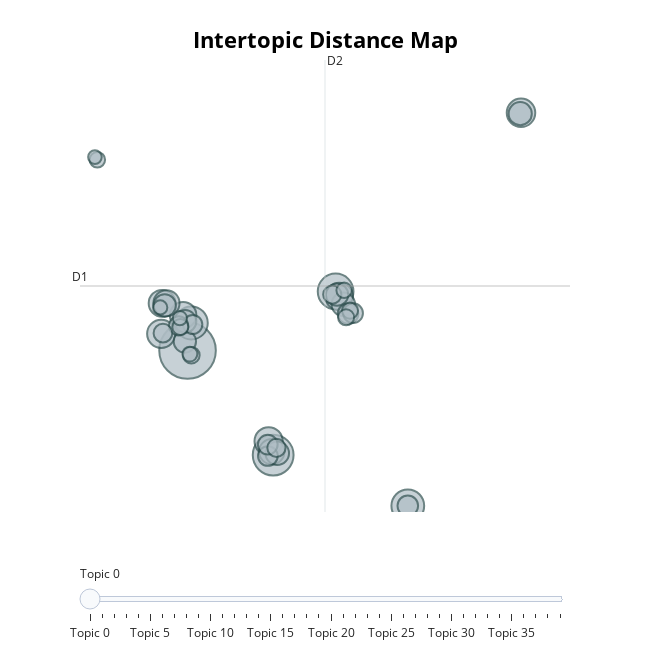

Notebook cell for this chart:
### Code cell
topic_model.visualize_topics()

### Figure 1 — Plotly figure (JSON) as saved in the notebook; plotly's stock layout.template omitted (floating-point values rounded to 4 significant figures)
{"data": [{"customdata": [[0, "molecules | space | of | was | the", 173], [1, "computation | of | to | computational | do", 90], [2, "arms | snowflake | grow | snowflakes | it", 69], [3, "experience | we | of | universe | that", 59], [4, "language | word | grammar | that | its", 58], [5, "right | yeah | yes | well | looks", 44], [6, "ai | ais | systems | the | more", 43], [7, "gpt | chat | chatgpt | on | what", 43], [8, "interesting | didnt | know | dont | thats", 41], [9, "math | two | plus | mathematics | simplification", 39], [10, "things | we | of | know | world", 38], [11, "logic | description | formal | aristotle | of", 37], [12, "irreducibility | computational | reducibility | of | pockets", 35], [13, "computers | computer | automation | it | tower", 30], [14, "thats | thing | its | kind | same", 30], [15, "yeah | yes | daisy | okay | wow", 29], [16, "science | natural | world | nature | the", 27], [17, "neural | net | nets | distinctions | neurons", 27], [18, "lex | slash | check | podcast | support", 27], [19, "rules | rule | 30 | laws | set", 27], [20, "happen | nobody | plausible | coming | but", 23], [21, "large | language | models | model | can", 23], [22, "universities | science | departments | computer | department", 21], [23, "code | bug | read | fix | problems", 21], [24, "language | computational | natural | into | which", 21], [25, "cat | sat | cats | we | will", 20], [26, "model | modeling | captures | actual | examples", 20], [27, "intelligence | apex | intelligences | be | collective", 19], [28, "chocolate | candy | preferences | pieces | eat", 18], [29, "wolfram | alpha | stephen | queries | integration", 18], [30, "place | motion | ahead | jump | go", 15], [31, "llm | llms | phishing | security | mechanisms", 14], [32, "humans | theyre | us | outskirts | resources", 14], [33, "four | we | go | great | turn", 14], [34, "observer | observers | general | is | key", 13], [35, "years | now | ago | 40 | been", 13], [36, "cellular | automata | cell | great | cells", 12], [37, "truth | writing | facts | im | somebody", 11], [38, "loop | want | human | picking | feedback", 11], [39, "computationally | bounded | observer | coarse | boundedness", 10]], "hovertemplate": "<b>Topic %{customdata[0]}</b><br>%{customdata[1]}<br>Size: %{customdata[2]}", "legendgroup": "", "marker": {"color": "#B0BEC5", "line": {"color": "DarkSlateGrey", "width": 2}, "size": [173, 90, 69, 59, 58, 44, 43, 43, 41, 39, 38, 37, 35, 30, 30, 29, 27, 27, 27, 27, 23, 23, 21, 21, 21, 20, 20, 19, 18, 18, 15, 14, 14, 14, 13, 13, 12, 11, 11, 10], "sizemode": "area", "sizeref": 0.1081, "symbol": "circle"}, "mode": "markers", "name": "", "orientation": "v", "showlegend": false, "type": "scatter", "x": [-0.44, 5.092, 9.127, -0.2007, 13.79, 21.1, -2.141, 4.797, 9.362, -2.083, -0.7266, -1.802, 5.004, 5.355, 9.622, 21.05, -0.6139, -0.5922, 9.221, -1.915, 9.929, 13.79, 4.75, 10.26, 4.744, -0.1057, -1.016, -2.028, 8.91, 5.304, -0.196, 10.06, -0.9048, 9.804, -6.268, 9.678, -0.2891, -2.206, -0.9359, -6.424], "xaxis": "x", "y": [6.872, 0.5983, 10.42, 8.528, -2.452, 21.14, 7.874, 1.428, 10.11, 9.706, 8.995, 9.71, 0.8041, 0.7098, 9.651, 21.09, 7.414, 8.628, 10.23, 9.577, 9.079, -2.452, 0.5418, 9.114, 1.225, 8.435, 8.355, 7.915, 10.23, 1.032, 6.591, 9.265, 8.286, 8.866, 18.33, 10.49, 6.659, 9.456, 8.816, 18.48], "yaxis": "y"}], "layout": {"annotations": [{"showarrow": false, "text": "D1", "x": -7.388, "y": 10.75, "yshift": 10}, {"showarrow": false, "text": "D2", "x": 8.441, "xshift": 10, "y": 24.31}], "height": 650, "hoverlabel": {"bgcolor": "white", "font": {"family": "Rockwell", "size": 16}}, "legend": {"itemsizing": "constant", "tracegroupgap": 0}, "margin": {"t": 60}, "shapes": [{"line": {"color": "#CFD8DC", "width": 2}, "type": "line", "x0": 8.441, "x1": 8.441, "y0": -2.82, "y1": 24.31}, {"line": {"color": "#9E9E9E", "width": 2}, "type": "line", "x0": -7.388, "x1": 24.27, "y0": 10.75, "y1": 10.75}], "sliders": [{"active": 0, "pad": {"t": 50}, "steps": [{"args": [{"marker.color": [["red", "#B0BEC5", "#B0BEC5", "#B0BEC5", "#B0BEC5", "#B0BEC5", "#B0BEC5", "#B0BEC5", "#B0BEC5", "#B0BEC5", "#B0BEC5", "#B0BEC5", "#B0BEC5", "#B0BEC5", "#B0BEC5", "#B0BEC5", "#B0BEC5", "#B0BEC5", "#B0BEC5", "#B0BEC5", "#B0BEC5", "#B0BEC5", "#B0BEC5", "#B0BEC5", "#B0BEC5", "#B0BEC5", "#B0BEC5", "#B0BEC5", "#B0BEC5", "#B0BEC5", "#B0BEC5", "#B0BEC5", "#B0BEC5", "#B0BEC5", "#B0BEC5", "#B0BEC5", "#B0BEC5", "#B0BEC5", "#B0BEC5", "#B0BEC5"]]}], "label": "Topic 0", "method": "update"}, {"args": [{"marker.color": [["#B0BEC5", "red", "#B0BEC5", "#B0BEC5", "#B0BEC5", "#B0BEC5", "#B0BEC5", "#B0BEC5", "#B0BEC5", "#B0BEC5", "#B0BEC5", "#B0BEC5", "#B0BEC5", "#B0BEC5", "#B0BEC5", "#B0BEC5", "#B0BEC5", "#B0BEC5", "#B0BEC5", "#B0BEC5", "#B0BEC5", "#B0BEC5", "#B0BEC5", "#B0BEC5", "#B0BEC5", "#B0BEC5", "#B0BEC5", "#B0BEC5", "#B0BEC5", "#B0BEC5", "#B0BEC5", "#B0BEC5", "#B0BEC5", "#B0BEC5", "#B0BEC5", "#B0BEC5", "#B0BEC5", "#B0BEC5", "#B0BEC5", "#B0BEC5"]]}], "label": "Topic 1", "method": "update"}, {"args": [{"marker.color": [["#B0BEC5", "#B0BEC5", "red", "#B0BEC5", "#B0BEC5", "#B0BEC5", "#B0BEC5", "#B0BEC5", "#B0BEC5", "#B0BEC5", "#B0BEC5", "#B0BEC5", "#B0BEC5", "#B0BEC5", "#B0BEC5", "#B0BEC5", "#B0BEC5", "#B0BEC5", "#B0BEC5", "#B0BEC5", "#B0BEC5", "#B0BEC5", "#B0BEC5", "#B0BEC5", "#B0BEC5", "#B0BEC5", "#B0BEC5", "#B0BEC5", "#B0BEC5", "#B0BEC5", "#B0BEC5", "#B0BEC5", "#B0BEC5", "#B0BEC5", "#B0BEC5", "#B0BEC5", "#B0BEC5", "#B0BEC5", "#B0BEC5", "#B0BEC5"]]}], "label": "Topic 2", "method": "update"}, {"args": [{"marker.color": [["#B0BEC5", "#B0BEC5", "#B0BEC5", "red", "#B0BEC5", "#B0BEC5", "#B0BEC5", "#B0BEC5", "#B0BEC5", "#B0BEC5", "#B0BEC5", "#B0BEC5", "#B0BEC5", "#B0BEC5", "#B0BEC5", "#B0BEC5", "#B0BEC5", "#B0BEC5", "#B0BEC5", "#B0BEC5", "#B0BEC5", "#B0BEC5", "#B0BEC5", "#B0BEC5", "#B0BEC5", "#B0BEC5", "#B0BEC5", "#B0BEC5", "#B0BEC5", "#B0BEC5", "#B0BEC5", "#B0BEC5", "#B0BEC5", "#B0BEC5", "#B0BEC5", "#B0BEC5", "#B0BEC5", "#B0BEC5", "#B0BEC5", "#B0BEC5"]]}], "label": "Topic 3", "method": "update"}, {"args": [{"marker.color": [["#B0BEC5", "#B0BEC5", "#B0BEC5", "#B0BEC5", "red", "#B0BEC5", "#B0BEC5", "#B0BEC5", "#B0BEC5", "#B0BEC5", "#B0BEC5", "#B0BEC5", "#B0BEC5", "#B0BEC5", "#B0BEC5", "#B0BEC5", "#B0BEC5", "#B0BEC5", "#B0BEC5", "#B0BEC5", "#B0BEC5", "#B0BEC5", "#B0BEC5", "#B0BEC5", "#B0BEC5", "#B0BEC5", "#B0BEC5", "#B0BEC5", "#B0BEC5", "#B0BEC5", "#B0BEC5", "#B0BEC5", "#B0BEC5", "#B0BEC5", "#B0BEC5", "#B0BEC5", "#B0BEC5", "#B0BEC5", "#B0BEC5", "#B0BEC5"]]}], "label": "Topic 4", "method": "update"}, {"args": [{"marker.color": [["#B0BEC5", "#B0BEC5", "#B0BEC5", "#B0BEC5", "#B0BEC5", "red", "#B0BEC5", "#B0BEC5", "#B0BEC5", "#B0BEC5", "#B0BEC5", "#B0BEC5", "#B0BEC5", "#B0BEC5", "#B0BEC5", "#B0BEC5", "#B0BEC5", "#B0BEC5", "#B0BEC5", "#B0BEC5", "#B0BEC5", "#B0BEC5", "#B0BEC5", "#B0BEC5", "#B0BEC5", "#B0BEC5", "#B0BEC5", "#B0BEC5", "#B0BEC5", "#B0BEC5", "#B0BEC5", "#B0BEC5", "#B0BEC5", "#B0BEC5", "#B0BEC5", "#B0BEC5", "#B0BEC5", "#B0BEC5", "#B0BEC5", "#B0BEC5"]]}], "label": "Topic 5", "method": "update"}, {"args": [{"marker.color": [["#B0BEC5", "#B0BEC5", "#B0BEC5", "#B0BEC5", "#B0BEC5", "#B0BEC5", "red", "#B0BEC5", "#B0BEC5", "#B0BEC5", "#B0BEC5", "#B0BEC5", "#B0BEC5", "#B0BEC5", "#B0BEC5", "#B0BEC5", "#B0BEC5", "#B0BEC5", "#B0BEC5", "#B0BEC5", "#B0BEC5", "#B0BEC5", "#B0BEC5", "#B0BEC5", "#B0BEC5", "#B0BEC5", "#B0BEC5", "#B0BEC5", "#B0BEC5", "#B0BEC5", "#B0BEC5", "#B0BEC5", "#B0BEC5", "#B0BEC5", "#B0BEC5", "#B0BEC5", "#B0BEC5", "#B0BEC5", "#B0BEC5", "#B0BEC5"]]}], "label": "Topic 6", "method": "update"}, {"args": [{"marker.color": [["#B0BEC5", "#B0BEC5", "#B0BEC5", "#B0BEC5", "#B0BEC5", "#B0BEC5", "#B0BEC5", "red", "#B0BEC5", "#B0BEC5", "#B0BEC5", "#B0BEC5", "#B0BEC5", "#B0BEC5", "#B0BEC5", "#B0BEC5", "#B0BEC5", "#B0BEC5", "#B0BEC5", "#B0BEC5", "#B0BEC5", "#B0BEC5", "#B0BEC5", "#B0BEC5", "#B0BEC5", "#B0BEC5", "#B0BEC5", "#B0BEC5", "#B0BEC5", "#B0BEC5", "#B0BEC5", "#B0BEC5", "#B0BEC5", "#B0BEC5", "#B0BEC5", "#B0BEC5", "#B0BEC5", "#B0BEC5", "#B0BEC5", "#B0BEC5"]]}], "label": "Topic 7", "method": "update"}, {"args": [{"marker.color": [["#B0BEC5", "#B0BEC5", "#B0BEC5", "#B0BEC5", "#B0BEC5", "#B0BEC5", "#B0BEC5", "#B0BEC5", "red", "#B0BEC5", "#B0BEC5", "#B0BEC5", "#B0BEC5", "#B0BEC5", "#B0BEC5", "#B0BEC5", "#B0BEC5", "#B0BEC5", "#B0BEC5", "#B0BEC5", "#B0BEC5", "#B0BEC5", "#B0BEC5", "#B0BEC5", "#B0BEC5", "#B0BEC5", "#B0BEC5", "#B0BEC5", "#B0BEC5", "#B0BEC5", "#B0BEC5", "#B0BEC5", "#B0BEC5", "#B0BEC5", "#B0BEC5", "#B0BEC5", "#B0BEC5", "#B0BEC5", "#B0BEC5", "#B0BEC5"]]}], "label": "Topic 8", "method": "update"}, {"args": [{"marker.color": [["#B0BEC5", "#B0BEC5", "#B0BEC5", "#B0BEC5", "#B0BEC5", "#B0BEC5", "#B0BEC5", "#B0BEC5", "#B0BEC5", "red", "#B0BEC5", "#B0BEC5", "#B0BEC5", "#B0BEC5", "#B0BEC5", "#B0BEC5", "#B0BEC5", "#B0BEC5", "#B0BEC5", "#B0BEC5", "#B0BEC5", "#B0BEC5", "#B0BEC5", "#B0BEC5", "#B0BEC5", "#B0BEC5", "#B0BEC5", "#B0BEC5", "#B0BEC5", "#B0BEC5", "#B0BEC5", "#B0BEC5", "#B0BEC5", "#B0BEC5", "#B0BEC5", "#B0BEC5", "#B0BEC5", "#B0BEC5", "#B0BEC5", "#B0BEC5"]]}], "label": "Topic 9", "method": "update"}, {"args": [{"marker.color": [["#B0BEC5", "#B0BEC5", "#B0BEC5", "#B0BEC5", "#B0BEC5", "#B0BEC5", "#B0BEC5", "#B0BEC5", "#B0BEC5", "#B0BEC5", "red", "#B0BEC5", "#B0BEC5", "#B0BEC5", "#B0BEC5", "#B0BEC5", "#B0BEC5", "#B0BEC5", "#B0BEC5", "#B0BEC5", "#B0BEC5", "#B0BEC5", "#B0BEC5", "#B0BEC5", "#B0BEC5", "#B0BEC5", "#B0BEC5", "#B0BEC5", "#B0BEC5", "#B0BEC5", "#B0BEC5", "#B0BEC5", "#B0BEC5", "#B0BEC5", "#B0BEC5", "#B0BEC5", "#B0BEC5", "#B0BEC5", "#B0BEC5", "#B0BEC5"]]}], "label": "Topic 10", "method": "update"}, {"args": [{"marker.color": [["#B0BEC5", "#B0BEC5", "#B0BEC5", "#B0BEC5", "#B0BEC5", "#B0BEC5", "#B0BEC5", "#B0BEC5", "#B0BEC5", "#B0BEC5", "#B0BEC5", "red", "#B0BEC5", "#B0BEC5", "#B0BEC5", "#B0BEC5", "#B0BEC5", "#B0BEC5", "#B0BEC5", "#B0BEC5", "#B0BEC5", "#B0BEC5", "#B0BEC5", "#B0BEC5", "#B0BEC5", "#B0BEC5", "#B0BEC5", "#B0BEC5", "#B0BEC5", "#B0BEC5", "#B0BEC5", "#B0BEC5", "#B0BEC5", "#B0BEC5", "#B0BEC5", "#B0BEC5", "#B0BEC5", "#B0BEC5", "#B0BEC5", "#B0BEC5"]]}], "label": "Topic 11", "method": "update"}, {"args": [{"marker.color": [["#B0BEC5", "#B0BEC5", "#B0BEC5", "#B0BEC5", "#B0BEC5", "#B0BEC5", "#B0BEC5", "#B0BEC5", "#B0BEC5", "#B0BEC5", "#B0BEC5", "#B0BEC5", "red", "#B0BEC5", "#B0BEC5", "#B0BEC5", "#B0BEC5", "#B0BEC5", "#B0BEC5", "#B0BEC5", "#B0BEC5", "#B0BEC5", "#B0BEC5", "#B0BEC5", "#B0BEC5", "#B0BEC5", "#B0BEC5", "#B0BEC5", "#B0BEC5", "#B0BEC5", "#B0BEC5", "#B0BEC5", "#B0BEC5", "#B0BEC5", "#B0BEC5", "#B0BEC5", "#B0BEC5", "#B0BEC5", "#B0BEC5", "#B0BEC5"]]}], "label": "Topic 12", "method": "update"}, {"args": [{"marker.color": [["#B0BEC5", "#B0BEC5", "#B0BEC5", "#B0BEC5", "#B0BEC5", "#B0BEC5", "#B0BEC5", "#B0BEC5", "#B0BEC5", "#B0BEC5", "#B0BEC5", "#B0BEC5", "#B0BEC5", "red", "#B0BEC5", "#B0BEC5", "#B0BEC5", "#B0BEC5", "#B0BEC5", "#B0BEC5", "#B0BEC5", "#B0BEC5", "#B0BEC5", "#B0BEC5", "#B0BEC5", "#B0BEC5", "#B0BEC5", "#B0BEC5", "#B0BEC5", "#B0BEC5", "#B0BEC5", "#B0BEC5", "#B0BEC5", "#B0BEC5", "#B0BEC5", "#B0BEC5", "#B0BEC5", "#B0BEC5", "#B0BEC5", "#B0BEC5"]]}], "label": "Topic 13", "method": "update"}, {"args": [{"marker.color": [["#B0BEC5", "#B0BEC5", "#B0BEC5", "#B0BEC5", "#B0BEC5", "#B0BEC5", "#B0BEC5", "#B0BEC5", "#B0BEC5", "#B0BEC5", "#B0BEC5", "#B0BEC5", "#B0BEC5", "#B0BEC5", "red", "#B0BEC5", "#B0BEC5", "#B0BEC5", "#B0BEC5", "#B0BEC5", "#B0BEC5", "#B0BEC5", "#B0BEC5", "#B0BEC5", "#B0BEC5", "#B0BEC5", "#B0BEC5", "#B0BEC5", "#B0BEC5", "#B0BEC5", "#B0BEC5", "#B0BEC5", "#B0BEC5", "#B0BEC5", "#B0BEC5", "#B0BEC5", "#B0BEC5", "#B0BEC5", "#B0BEC5", "#B0BEC5"]]}], "label": "Topic 14", "method": "update"}, {"args": [{"marker.color": [["#B0BEC5", "#B0BEC5", "#B0BEC5", "#B0BEC5", "#B0BEC5", "#B0BEC5", "#B0BEC5", "#B0BEC5", "#B0BEC5", "#B0BEC5", "#B0BEC5", "#B0BEC5", "#B0BEC5", "#B0BEC5", "#B0BEC5", "red", "#B0BEC5", "#B0BEC5", "#B0BEC5", "#B0BEC5", "#B0BEC5", "#B0BEC5", "#B0BEC5", "#B0BEC5", "#B0BEC5", "#B0BEC5", "#B0BEC5", "#B0BEC5", "#B0BEC5", "#B0BEC5", "#B0BEC5", "#B0BEC5", "#B0BEC5", "#B0BEC5", "#B0BEC5", "#B0BEC5", "#B0BEC5", "#B0BEC5", "#B0BEC5", "#B0BEC5"]]}], "label": "Topic 15", "method": "update"}, {"args": [{"marker.color": [["#B0BEC5", "#B0BEC5", "#B0BEC5", "#B0BEC5", "#B0BEC5", "#B0BEC5", "#B0BEC5", "#B0BEC5", "#B0BEC5", "#B0BEC5", "#B0BEC5", "#B0BEC5", "#B0BEC5", "#B0BEC5", "#B0BEC5", "#B0BEC5", "red", "#B0BEC5", "#B0BEC5", "#B0BEC5", "#B0BEC5", "#B0BEC5", "#B0BEC5", "#B0BEC5", "#B0BEC5", "#B0BEC5", "#B0BEC5", "#B0BEC5", "#B0BEC5", "#B0BEC5", "#B0BEC5", "#B0BEC5", "#B0BEC5", "#B0BEC5", "#B0BEC5", "#B0BEC5", "#B0BEC5", "#B0BEC5", "#B0BEC5", "#B0BEC5"]]}], "label": "Topic 16", "method": "update"}, {"args": [{"marker.color": [["#B0BEC5", "#B0BEC5", "#B0BEC5", "#B0BEC5", "#B0BEC5", "#B0BEC5", "#B0BEC5", "#B0BEC5", "#B0BEC5", "#B0BEC5", "#B0BEC5", "#B0BEC5", "#B0BEC5", "#B0BEC5", "#B0BEC5", "#B0BEC5", "#B0BEC5", "red", "#B0BEC5", "#B0BEC5", "#B0BEC5", "#B0BEC5", "#B0BEC5", "#B0BEC5", "#B0BEC5", "#B0BEC5", "#B0BEC5", "#B0BEC5", "#B0BEC5", "#B0BEC5", "#B0BEC5", "#B0BEC5", "#B0BEC5", "#B0BEC5", "#B0BEC5", "#B0BEC5", "#B0BEC5", "#B0BEC5", "#B0BEC5", "#B0BEC5"]]}], "label": "Topic 17", "method": "update"}, {"args": [{"marker.color": [["#B0BEC5", "#B0BEC5", "#B0BEC5", "#B0BEC5", "#B0BEC5", "#B0BEC5", "#B0BEC5", "#B0BEC5", "#B0BEC5", "#B0BEC5", "#B0BEC5", "#B0BEC5", "#B0BEC5", "#B0BEC5", "#B0BEC5", "#B0BEC5", "#B0BEC5", "#B0BEC5", "red", "#B0BEC5", "#B0BEC5", "#B0BEC5", "#B0BEC5", "#B0BEC5", "#B0BEC5", "#B0BEC5", "#B0BEC5", "#B0BEC5", "#B0BEC5", "#B0BEC5", "#B0BEC5", "#B0BEC5", "#B0BEC5", "#B0BEC5", "#B0BEC5", "#B0BEC5", "#B0BEC5", "#B0BEC5", "#B0BEC5", "#B0BEC5"]]}], "label": "Topic 18", "method": "update"}, {"args": [{"marker.color": [["#B0BEC5", "#B0BEC5", "#B0BEC5", "#B0BEC5", "#B0BEC5", "#B0BEC5", "#B0BEC5", "#B0BEC5", "#B0BEC5", "#B0BEC5", "#B0BEC5", "#B0BEC5", "#B0BEC5", "#B0BEC5", "#B0BEC5", "#B0BEC5", "#B0BEC5", "#B0BEC5", "#B0BEC5", "red", "#B0BEC5", "#B0BEC5", "#B0BEC5", "#B0BEC5", "#B0BEC5", "#B0BEC5", "#B0BEC5", "#B0BEC5", "#B0BEC5", "#B0BEC5", "#B0BEC5", "#B0BEC5", "#B0BEC5", "#B0BEC5", "#B0BEC5", "#B0BEC5", "#B0BEC5", "#B0BEC5", "#B0BEC5", "#B0BEC5"]]}], "label": "Topic 19", "method": "update"}, {"args": [{"marker.color": [["#B0BEC5", "#B0BEC5", "#B0BEC5", "#B0BEC5", "#B0BEC5", "#B0BEC5", "#B0BEC5", "#B0BEC5", "#B0BEC5", "#B0BEC5", "#B0BEC5", "#B0BEC5", "#B0BEC5", "#B0BEC5", "#B0BEC5", "#B0BEC5", "#B0BEC5", "#B0BEC5", "#B0BEC5", "#B0BEC5", "red", "#B0BEC5", "#B0BEC5", "#B0BEC5", "#B0BEC5", "#B0BEC5", "#B0BEC5", "#B0BEC5", "#B0BEC5", "#B0BEC5", "#B0BEC5", "#B0BEC5", "#B0BEC5", "#B0BEC5", "#B0BEC5", "#B0BEC5", "#B0BEC5", "#B0BEC5", "#B0BEC5", "#B0BEC5"]]}], "label": "Topic 20", "method": "update"}, {"args": [{"marker.color": [["#B0BEC5", "#B0BEC5", "#B0BEC5", "#B0BEC5", "#B0BEC5", "#B0BEC5", "#B0BEC5", "#B0BEC5", "#B0BEC5", "#B0BEC5", "#B0BEC5", "#B0BEC5", "#B0BEC5", "#B0BEC5", "#B0BEC5", "#B0BEC5", "#B0BEC5", "#B0BEC5", "#B0BEC5", "#B0BEC5", "#B0BEC5", "red", "#B0BEC5", "#B0BEC5", "#B0BEC5", "#B0BEC5", "#B0BEC5", "#B0BEC5", "#B0BEC5", "#B0BEC5", "#B0BEC5", "#B0BEC5", "#B0BEC5", "#B0BEC5", "#B0BEC5", "#B0BEC5", "#B0BEC5", "#B0BEC5", "#B0BEC5", "#B0BEC5"]]}], "label": "Topic 21", "method": "update"}, {"args": [{"marker.color": [["#B0BEC5", "#B0BEC5", "#B0BEC5", "#B0BEC5", "#B0BEC5", "#B0BEC5", "#B0BEC5", "#B0BEC5", "#B0BEC5", "#B0BEC5", "#B0BEC5", "#B0BEC5", "#B0BEC5", "#B0BEC5", "#B0BEC5", "#B0BEC5", "#B0BEC5", "#B0BEC5", "#B0BEC5", "#B0BEC5", "#B0BEC5", "#B0BEC5", "red", "#B0BEC5", "#B0BEC5", "#B0BEC5", "#B0BEC5", "#B0BEC5", "#B0BEC5", "#B0BEC5", "#B0BEC5", "#B0BEC5", "#B0BEC5", "#B0BEC5", "#B0BEC5", "#B0BEC5", "#B0BEC5", "#B0BEC5", "#B0BEC5", "#B0BEC5"]]}], "label": "Topic 22", "method": "update"}, {"args": [{"marker.color": [["#B0BEC5", "#B0BEC5", "#B0BEC5", "#B0BEC5", "#B0BEC5", "#B0BEC5", "#B0BEC5", "#B0BEC5", "#B0BEC5", "#B0BEC5", "#B0BEC5", "#B0BEC5", "#B0BEC5", "#B0BEC5", "#B0BEC5", "#B0BEC5", "#B0BEC5", "#B0BEC5", "#B0BEC5", "#B0BEC5", "#B0BEC5", "#B0BEC5", "#B0BEC5", "red", "#B0BEC5", "#B0BEC5", "#B0BEC5", "#B0BEC5", "#B0BEC5", "#B0BEC5", "#B0BEC5", "#B0BEC5", "#B0BEC5", "#B0BEC5", "#B0BEC5", "#B0BEC5", "#B0BEC5", "#B0BEC5", "#B0BEC5", "#B0BEC5"]]}], "label": "Topic 23", "method": "update"}, {"args": [{"marker.color": [["#B0BEC5", "#B0BEC5", "#B0BEC5", "#B0BEC5", "#B0BEC5", "#B0BEC5", "#B0BEC5", "#B0BEC5", "#B0BEC5", "#B0BEC5", "#B0BEC5", "#B0BEC5", "#B0BEC5", "#B0BEC5", "#B0BEC5", "#B0BEC5", "#B0BEC5", "#B0BEC5", "#B0BEC5", "#B0BEC5", "#B0BEC5", "#B0BEC5", "#B0BEC5", "#B0BEC5", "red", "#B0BEC5", "#B0BEC5", "#B0BEC5", "#B0BEC5", "#B0BEC5", "#B0BEC5", "#B0BEC5", "#B0BEC5", "#B0BEC5", "#B0BEC5", "#B0BEC5", "#B0BEC5", "#B0BEC5", "#B0BEC5", "#B0BEC5"]]}], "label": "Topic 24", "method": "update"}, {"args": [{"marker.color": [["#B0BEC5", "#B0BEC5", "#B0BEC5", "#B0BEC5", "#B0BEC5", "#B0BEC5", "#B0BEC5", "#B0BEC5", "#B0BEC5", "#B0BEC5", "#B0BEC5", "#B0BEC5", "#B0BEC5", "#B0BEC5", "#B0BEC5", "#B0BEC5", "#B0BEC5", "#B0BEC5", "#B0BEC5", "#B0BEC5", "#B0BEC5", "#B0BEC5", "#B0BEC5", "#B0BEC5", "#B0BEC5", "red", "#B0BEC5", "#B0BEC5", "#B0BEC5", "#B0BEC5", "#B0BEC5", "#B0BEC5", "#B0BEC5", "#B0BEC5", "#B0BEC5", "#B0BEC5", "#B0BEC5", "#B0BEC5", "#B0BEC5", "#B0BEC5"]]}], "label": "Topic 25", "method": "update"}, {"args": [{"marker.color": [["#B0BEC5", "#B0BEC5", "#B0BEC5", "#B0BEC5", "#B0BEC5", "#B0BEC5", "#B0BEC5", "#B0BEC5", "#B0BEC5", "#B0BEC5", "#B0BEC5", "#B0BEC5", "#B0BEC5", "#B0BEC5", "#B0BEC5", "#B0BEC5", "#B0BEC5", "#B0BEC5", "#B0BEC5", "#B0BEC5", "#B0BEC5", "#B0BEC5", "#B0BEC5", "#B0BEC5", "#B0BEC5", "#B0BEC5", "red", "#B0BEC5", "#B0BEC5", "#B0BEC5", "#B0BEC5", "#B0BEC5", "#B0BEC5", "#B0BEC5", "#B0BEC5", "#B0BEC5", "#B0BEC5", "#B0BEC5", "#B0BEC5", "#B0BEC5"]]}], "label": "Topic 26", "method": "update"}, {"args": [{"marker.color": [["#B0BEC5", "#B0BEC5", "#B0BEC5", "#B0BEC5", "#B0BEC5", "#B0BEC5", "#B0BEC5", "#B0BEC5", "#B0BEC5", "#B0BEC5", "#B0BEC5", "#B0BEC5", "#B0BEC5", "#B0BEC5", "#B0BEC5", "#B0BEC5", "#B0BEC5", "#B0BEC5", "#B0BEC5", "#B0BEC5", "#B0BEC5", "#B0BEC5", "#B0BEC5", "#B0BEC5", "#B0BEC5", "#B0BEC5", "#B0BEC5", "red", "#B0BEC5", "#B0BEC5", "#B0BEC5", "#B0BEC5", "#B0BEC5", "#B0BEC5", "#B0BEC5", "#B0BEC5", "#B0BEC5", "#B0BEC5", "#B0BEC5", "#B0BEC5"]]}], "label": "Topic 27", "method": "update"}, {"args": [{"marker.color": [["#B0BEC5", "#B0BEC5", "#B0BEC5", "#B0BEC5", "#B0BEC5", "#B0BEC5", "#B0BEC5", "#B0BEC5", "#B0BEC5", "#B0BEC5", "#B0BEC5", "#B0BEC5", "#B0BEC5", "#B0BEC5", "#B0BEC5", "#B0BEC5", "#B0BEC5", "#B0BEC5", "#B0BEC5", "#B0BEC5", "#B0BEC5", "#B0BEC5", "#B0BEC5", "#B0BEC5", "#B0BEC5", "#B0BEC5", "#B0BEC5", "#B0BEC5", "red", "#B0BEC5", "#B0BEC5", "#B0BEC5", "#B0BEC5", "#B0BEC5", "#B0BEC5", "#B0BEC5", "#B0BEC5", "#B0BEC5", "#B0BEC5", "#B0BEC5"]]}], "label": "Topic 28", "method": "update"}, {"args": [{"marker.color": [["#B0BEC5", "#B0BEC5", "#B0BEC5", "#B0BEC5", "#B0BEC5", "#B0BEC5", "#B0BEC5", "#B0BEC5", "#B0BEC5", "#B0BEC5", "#B0BEC5", "#B0BEC5", "#B0BEC5", "#B0BEC5", "#B0BEC5", "#B0BEC5", "#B0BEC5", "#B0BEC5", "#B0BEC5", "#B0BEC5", "#B0BEC5", "#B0BEC5", "#B0BEC5", "#B0BEC5", "#B0BEC5", "#B0BEC5", "#B0BEC5", "#B0BEC5", "#B0BEC5", "red", "#B0BEC5", "#B0BEC5", "#B0BEC5", "#B0BEC5", "#B0BEC5", "#B0BEC5", "#B0BEC5", "#B0BEC5", "#B0BEC5", "#B0BEC5"]]}], "label": "Topic 29", "method": "update"}, {"args": [{"marker.color": [["#B0BEC5", "#B0BEC5", "#B0BEC5", "#B0BEC5", "#B0BEC5", "#B0BEC5", "#B0BEC5", "#B0BEC5", "#B0BEC5", "#B0BEC5", "#B0BEC5", "#B0BEC5", "#B0BEC5", "#B0BEC5", "#B0BEC5", "#B0BEC5", "#B0BEC5", "#B0BEC5", "#B0BEC5", "#B0BEC5", "#B0BEC5", "#B0BEC5", "#B0BEC5", "#B0BEC5", "#B0BEC5", "#B0BEC5", "#B0BEC5", "#B0BEC5", "#B0BEC5", "#B0BEC5", "red", "#B0BEC5", "#B0BEC5", "#B0BEC5", "#B0BEC5", "#B0BEC5", "#B0BEC5", "#B0BEC5", "#B0BEC5", "#B0BEC5"]]}], "label": "Topic 30", "method": "update"}, {"args": [{"marker.color": [["#B0BEC5", "#B0BEC5", "#B0BEC5", "#B0BEC5", "#B0BEC5", "#B0BEC5", "#B0BEC5", "#B0BEC5", "#B0BEC5", "#B0BEC5", "#B0BEC5", "#B0BEC5", "#B0BEC5", "#B0BEC5", "#B0BEC5", "#B0BEC5", "#B0BEC5", "#B0BEC5", "#B0BEC5", "#B0BEC5", "#B0BEC5", "#B0BEC5", "#B0BEC5", "#B0BEC5", "#B0BEC5", "#B0BEC5", "#B0BEC5", "#B0BEC5", "#B0BEC5", "#B0BEC5", "#B0BEC5", "red", "#B0BEC5", "#B0BEC5", "#B0BEC5", "#B0BEC5", "#B0BEC5", "#B0BEC5", "#B0BEC5", "#B0BEC5"]]}], "label": "Topic 31", "method": "update"}, {"args": [{"marker.color": [["#B0BEC5", "#B0BEC5", "#B0BEC5", "#B0BEC5", "#B0BEC5", "#B0BEC5", "#B0BEC5", "#B0BEC5", "#B0BEC5", "#B0BEC5", "#B0BEC5", "#B0BEC5", "#B0BEC5", "#B0BEC5", "#B0BEC5", "#B0BEC5", "#B0BEC5", "#B0BEC5", "#B0BEC5", "#B0BEC5", "#B0BEC5", "#B0BEC5", "#B0BEC5", "#B0BEC5", "#B0BEC5", "#B0BEC5", "#B0BEC5", "#B0BEC5", "#B0BEC5", "#B0BEC5", "#B0BEC5", "#B0BEC5", "red", "#B0BEC5", "#B0BEC5", "#B0BEC5", "#B0BEC5", "#B0BEC5", "#B0BEC5", "#B0BEC5"]]}], "label": "Topic 32", "method": "update"}, {"args": [{"marker.color": [["#B0BEC5", "#B0BEC5", "#B0BEC5", "#B0BEC5", "#B0BEC5", "#B0BEC5", "#B0BEC5", "#B0BEC5", "#B0BEC5", "#B0BEC5", "#B0BEC5", "#B0BEC5", "#B0BEC5", "#B0BEC5", "#B0BEC5", "#B0BEC5", "#B0BEC5", "#B0BEC5", "#B0BEC5", "#B0BEC5", "#B0BEC5", "#B0BEC5", "#B0BEC5", "#B0BEC5", "#B0BEC5", "#B0BEC5", "#B0BEC5", "#B0BEC5", "#B0BEC5", "#B0BEC5", "#B0BEC5", "#B0BEC5", "#B0BEC5", "red", "#B0BEC5", "#B0BEC5", "#B0BEC5", "#B0BEC5", "#B0BEC5", "#B0BEC5"]]}], "label": "Topic 33", "method": "update"}, {"args": [{"marker.color": [["#B0BEC5", "#B0BEC5", "#B0BEC5", "#B0BEC5", "#B0BEC5", "#B0BEC5", "#B0BEC5", "#B0BEC5", "#B0BEC5", "#B0BEC5", "#B0BEC5", "#B0BEC5", "#B0BEC5", "#B0BEC5", "#B0BEC5", "#B0BEC5", "#B0BEC5", "#B0BEC5", "#B0BEC5", "#B0BEC5", "#B0BEC5", "#B0BEC5", "#B0BEC5", "#B0BEC5", "#B0BEC5", "#B0BEC5", "#B0BEC5", "#B0BEC5", "#B0BEC5", "#B0BEC5", "#B0BEC5", "#B0BEC5", "#B0BEC5", "#B0BEC5", "red", "#B0BEC5", "#B0BEC5", "#B0BEC5", "#B0BEC5", "#B0BEC5"]]}], "label": "Topic 34", "method": "update"}, {"args": [{"marker.color": [["#B0BEC5", "#B0BEC5", "#B0BEC5", "#B0BEC5", "#B0BEC5", "#B0BEC5", "#B0BEC5", "#B0BEC5", "#B0BEC5", "#B0BEC5", "#B0BEC5", "#B0BEC5", "#B0BEC5", "#B0BEC5", "#B0BEC5", "#B0BEC5", "#B0BEC5", "#B0BEC5", "#B0BEC5", "#B0BEC5", "#B0BEC5", "#B0BEC5", "#B0BEC5", "#B0BEC5", "#B0BEC5", "#B0BEC5", "#B0BEC5", "#B0BEC5", "#B0BEC5", "#B0BEC5", "#B0BEC5", "#B0BEC5", "#B0BEC5", "#B0BEC5", "#B0BEC5", "red", "#B0BEC5", "#B0BEC5", "#B0BEC5", "#B0BEC5"]]}], "label": "Topic 35", "method": "update"}, {"args": [{"marker.color": [["#B0BEC5", "#B0BEC5", "#B0BEC5", "#B0BEC5", "#B0BEC5", "#B0BEC5", "#B0BEC5", "#B0BEC5", "#B0BEC5", "#B0BEC5", "#B0BEC5", "#B0BEC5", "#B0BEC5", "#B0BEC5", "#B0BEC5", "#B0BEC5", "#B0BEC5", "#B0BEC5", "#B0BEC5", "#B0BEC5", "#B0BEC5", "#B0BEC5", "#B0BEC5", "#B0BEC5", "#B0BEC5", "#B0BEC5", "#B0BEC5", "#B0BEC5", "#B0BEC5", "#B0BEC5", "#B0BEC5", "#B0BEC5", "#B0BEC5", "#B0BEC5", "#B0BEC5", "#B0BEC5", "red", "#B0BEC5", "#B0BEC5", "#B0BEC5"]]}], "label": "Topic 36", "method": "update"}, {"args": [{"marker.color": [["#B0BEC5", "#B0BEC5", "#B0BEC5", "#B0BEC5", "#B0BEC5", "#B0BEC5", "#B0BEC5", "#B0BEC5", "#B0BEC5", "#B0BEC5", "#B0BEC5", "#B0BEC5", "#B0BEC5", "#B0BEC5", "#B0BEC5", "#B0BEC5", "#B0BEC5", "#B0BEC5", "#B0BEC5", "#B0BEC5", "#B0BEC5", "#B0BEC5", "#B0BEC5", "#B0BEC5", "#B0BEC5", "#B0BEC5", "#B0BEC5", "#B0BEC5", "#B0BEC5", "#B0BEC5", "#B0BEC5", "#B0BEC5", "#B0BEC5", "#B0BEC5", "#B0BEC5", "#B0BEC5", "#B0BEC5", "red", "#B0BEC5", "#B0BEC5"]]}], "label": "Topic 37", "method": "update"}, {"args": [{"marker.color": [["#B0BEC5", "#B0BEC5", "#B0BEC5", "#B0BEC5", "#B0BEC5", "#B0BEC5", "#B0BEC5", "#B0BEC5", "#B0BEC5", "#B0BEC5", "#B0BEC5", "#B0BEC5", "#B0BEC5", "#B0BEC5", "#B0BEC5", "#B0BEC5", "#B0BEC5", "#B0BEC5", "#B0BEC5", "#B0BEC5", "#B0BEC5", "#B0BEC5", "#B0BEC5", "#B0BEC5", "#B0BEC5", "#B0BEC5", "#B0BEC5", "#B0BEC5", "#B0BEC5", "#B0BEC5", "#B0BEC5", "#B0BEC5", "#B0BEC5", "#B0BEC5", "#B0BEC5", "#B0BEC5", "#B0BEC5", "#B0BEC5", "red", "#B0BEC5"]]}], "label": "Topic 38", "method": "update"}, {"args": [{"marker.color": [["#B0BEC5", "#B0BEC5", "#B0BEC5", "#B0BEC5", "#B0BEC5", "#B0BEC5", "#B0BEC5", "#B0BEC5", "#B0BEC5", "#B0BEC5", "#B0BEC5", "#B0BEC5", "#B0BEC5", "#B0BEC5", "#B0BEC5", "#B0BEC5", "#B0BEC5", "#B0BEC5", "#B0BEC5", "#B0BEC5", "#B0BEC5", "#B0BEC5", "#B0BEC5", "#B0BEC5", "#B0BEC5", "#B0BEC5", "#B0BEC5", "#B0BEC5", "#B0BEC5", "#B0BEC5", "#B0BEC5", "#B0BEC5", "#B0BEC5", "#B0BEC5", "#B0BEC5", "#B0BEC5", "#B0BEC5", "#B0BEC5", "#B0BEC5", "red"]]}], "label": "Topic 39", "method": "update"}]}], "title": {"font": {"color": "Black", "size": 22}, "text": "<b>Intertopic Distance Map</b>", "x": 0.5, "xanchor": "center", "y": 0.95, "yanchor": "top"}, "width": 650, "xaxis": {"anchor": "y", "domain": [0, 1], "range": [-7.388, 24.27], "title": {"text": ""}, "visible": false}, "yaxis": {"anchor": "x", "domain": [0, 1], "range": [-2.82, 24.31], "title": {"text": ""}, "visible": false}}}
